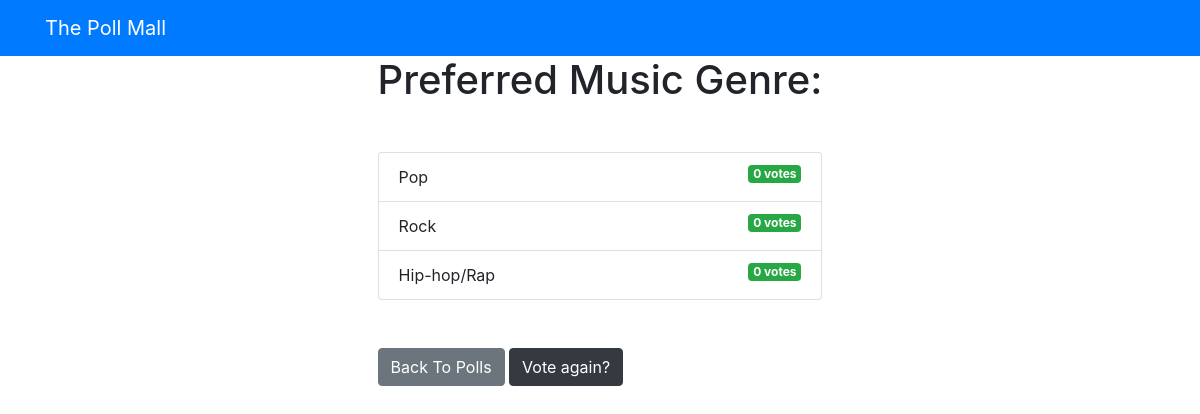
Page /polls/6/results/ on the committed database.
### pollApp/models.py (models this page shows, shortened)
class Question(models.Model):
    question_text = models.CharField(max_length = 200)
    publishing_date = models.DateTimeField('date_published')

class Choice(models.Model):
    question = models.ForeignKey(Question , on_delete=models.CASCADE)
    choice_text = models.CharField(max_length = 200)
    votes = models.IntegerField(default = 0)

### pollApp/views.py (the view)
# urls.py: path('<int:question_id>/results/',views.results, name = 'results'),
def results(request, question_id):
    question = get_object_or_404(Question, pk=question_id)
    return render(request, 'polls/results.html', {'question':question})

### templates/polls/results.html
{% extends 'base.html' %}
{% block content %}
<h1 class ="mb-5 text-center">{{ question.question_text }}</h1>
<ul class ="list-group mb-5">
	{% for choice in question.choice_set.all %}
	<li class ="list-group-item">
		{{ choice.choice_text }} <span class ="badge badge-success float-right">{{ choice.votes }}
			vote{{ choice.votes | pluralize }}</span>
	</li>
	{% endfor %}
</ul>
<a class ="btn btn-secondary" href ="{% url 'polls:index' %}">Back To Polls</a>
<a class ="btn btn-dark" href ="{% url 'polls:detail' question.id %}">Vote again?</a>
{% endblock %}

### rows in the picture
Question: question_text "Preferred Music Genre:"
Choice: choice_text "Pop", votes "0", votes|pluralize "s"
Choice: choice_text "Rock", votes "0", votes|pluralize "s"
Choice: choice_text "Hip-hop/Rap", votes "0", votes|pluralize "s"
